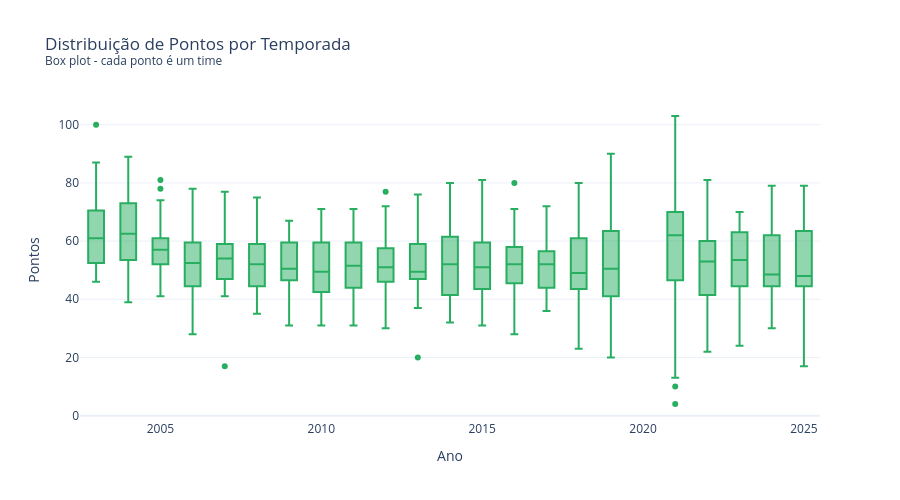

Notebook code for this chart:
### Code cell
# Gráfico 2: Box plot de pontos por temporada
fig2 = px.box(df_class, x="ano", y="pontos",
              title="Distribuição de Pontos por Temporada<br><sup>Box plot - cada ponto é um time</sup>",
              labels={"ano": "Ano", "pontos": "Pontos"},
              color_discrete_sequence=["#27ae60"])
fig2.update_layout(template="plotly_white", width=900, height=500)

fig2.show()
_path = "../charts/distribuicao_pontos.html"
fig2.write_html(_path, include_plotlyjs="cdn")

# Add description
_desc = "Box plots exibindo a distribuição de pontos por temporada com mediana, quartis e outliers. A amplitude interquartil e a presença de valores extremos permitem avaliar a assimetria e o grau de concentração de pontuação."
with open(_path) as f:
    html = f.read()
html = html.replace('<div>', f'<p style="text-align:center;color:#666;font-size:13px;font-family:sans-serif;margin:8px 0 0 0;">{_desc}</p>\n<div>', 1)
with open(_path, 'w') as f:
    f.write(html)

print("Gráfico exportado: charts/distribuicao_pontos.html")

### Figure 1 — Plotly figure (JSON) as saved in the notebook; plotly's stock layout.template omitted (floating-point values rounded to 4 significant figures; data arrays with more than 128 entries replaced by an {"elided": "..."} marker saying what was removed)
{"data": [{"alignmentgroup": "True", "hovertemplate": "Ano=%{x}<br>Pontos=%{y}<extra></extra>", "legendgroup": "", "marker": {"color": "#27ae60"}, "name": "", "notched": false, "offsetgroup": "", "orientation": "v", "showlegend": false, "type": "box", "x": {"elided": "454 int values"}, "x0": " ", "xaxis": "x", "y": {"elided": "454 int values"}, "y0": " ", "yaxis": "y"}], "layout": {"boxmode": "group", "height": 500, "legend": {"tracegroupgap": 0}, "title": {"text": "Distribuição de Pontos por Temporada<br><sup>Box plot - cada ponto é um time</sup>"}, "width": 900, "xaxis": {"anchor": "y", "domain": [0.0, 1.0], "title": {"text": "Ano"}}, "yaxis": {"anchor": "x", "domain": [0.0, 1.0], "title": {"text": "Pontos"}}}}
